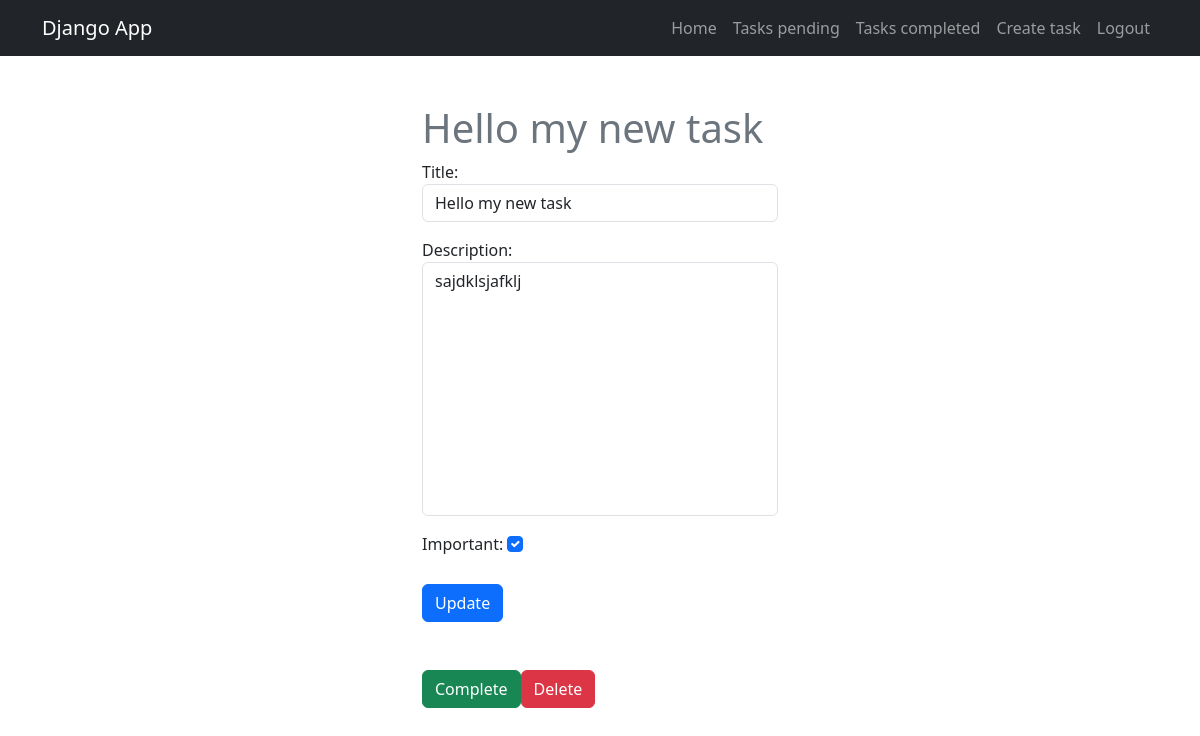
Screenshot of /tasks/11/ (signed in) with the database file from the repository.
### tasks/models.py (models this page shows, shortened)
class Tasks(models.Model):
    title = models.CharField(max_length=100)
    description = models.TextField(blank=True)
    created = models.DateTimeField(auto_now_add=True)
    datecompleted = models.DateTimeField(null=True)
    important = models.BooleanField(default=False)
    user = models.ForeignKey(User, on_delete=models.CASCADE)

### tasks/views.py (the view, shortened to what this page needs)
# urls.py: path('tasks/<int:task_id>/', views.task_detail, name='task_detail'),
@login_required
def task_detail(request, task_id):
    if request.method == 'GET':
            task = get_object_or_404(Tasks, pk=task_id, user=request.user)
            form = TaskForm(instance=task)
            return render(request, 'task_detail.html', {
                'task': task,
                'form': form
            })

### tasks/form.py
class TaskForm(forms.ModelForm):
    class Meta:
        model = Tasks
        fields = ['title', 'description', 'important']
        widgets = {
            'title': forms.TextInput(attrs={'class': 'form-control mb-3', 'placeholder': 'Write a title'}),
            'description': forms.Textarea(attrs={'class': 'form-control mb-3', 'style': 'resize: none', 'placeholder': 'Write a description'}),
            'important': forms.CheckboxInput(attrs={'class': 'form-check-input m-auto mb-3 mt-1'}),
        }

### tasks/templates/task_detail.html (shortened to what this page needs)
{% extends 'base.html' %}
{% block content %}
    <main class="container">
        <div class="row">
            <div class="col-md-4 offset-md-4 mt-5">
                <h1 class="text-secondary">{{task.title}}</h1>
                <form method="POST">
                    {{form.as_p}}
                    <button class="btn btn-primary">
                        Update
                    </button>
                </form>
                <div class="d-flex mt-5">
                    <form action="{% url 'complete_task' task.id %}" method="POST">
                        <button class="btn btn-success">
                            Complete
                        </button>
                    </form>
                    <form action="{% url 'delete_task' task.id %}" method="POST">
                        <button class="btn btn-danger">
                            Delete
                        </button>
                    </form>
                </div>
            </div>
        </div>
    </main>
{% endblock %}

### rows the page displays
Tasks: title "Hello my new task", description "sajdklsjafklj", important "☑"
